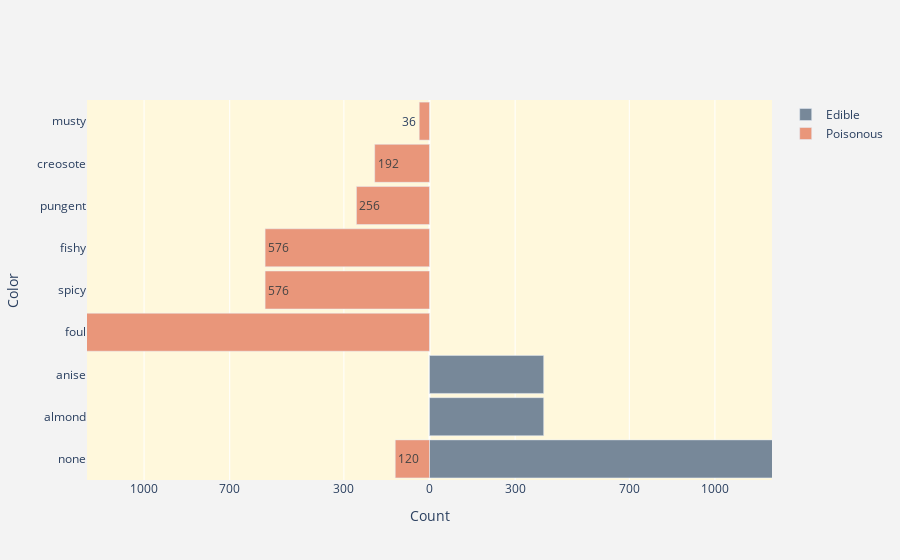

This figure's notebook cell:
### Markdown cell above
Following bar chart shows odor features according to mushroom type. We can see if a odor of a mushroom is almond or anise, it is edible or if it is musty, creosote, pungent, fishy, spicy or foul, it is poisonous. Moreover, even most of the mushrooms which have none odor are poisonous, there are 120 mushrooms in dataset both edible and have no odor. 

Odor feature is a really important feature to distinguish between a mushroom that is edible or poisonous.

### Code cell
odor_edible=pd.DataFrame(edible["odor"].value_counts())
odor_poisonous=pd.DataFrame(poisonous["odor"].value_counts())

layout = go.Layout(yaxis=go.layout.YAxis(title='Color'),
                   xaxis=go.layout.XAxis(
                       range=[-1200, 1200],
                     tickvals=[-1000, -700, -300, 0, 300, 700, 1000],
                       ticktext=[1000, 700, 300, 0, 300, 700, 1000],
                       title='Count'),
                   barmode='overlay',
                   bargap=0.1,
                   paper_bgcolor='rgb(243, 243, 243)',
                   plot_bgcolor='cornsilk')

data3 = [go.Bar(y=odor_edible.index,
               x=odor_edible["odor"],
               orientation='h',
               name='Edible',
               hoverinfo='x',
               marker=dict(color='lightslategrey')
               ),
        go.Bar(y=odor_poisonous.index,
               x=-1*odor_poisonous["odor"],
               orientation='h',
               name='Poisonous',
               hoverinfo='text',
               text=odor_poisonous["odor"].astype('int'),
               marker=dict(color='darksalmon')
               )]
iplot(dict(data=data3, layout=layout))

### Figure 1 — Plotly figure (JSON) as saved in the notebook; plotly's stock layout.template omitted (floating-point values rounded to 4 significant figures)
{"data": [{"hoverinfo": "x", "marker": {"color": "lightslategrey"}, "name": "Edible", "orientation": "h", "type": "bar", "x": [3408, 400, 400], "y": ["none", "almond", "anise"]}, {"hoverinfo": "text", "marker": {"color": "darksalmon"}, "name": "Poisonous", "orientation": "h", "text": [2160, 576, 576, 256, 192, 120, 36], "type": "bar", "x": [-2160, -576, -576, -256, -192, -120, -36], "y": ["foul", "spicy", "fishy", "pungent", "creosote", "none", "musty"]}], "layout": {"bargap": 0.1, "barmode": "overlay", "paper_bgcolor": "rgb(243, 243, 243)", "plot_bgcolor": "cornsilk", "xaxis": {"range": [-1200, 1200], "ticktext": [1000, 700, 300, 0, 300, 700, 1000], "tickvals": [-1000, -700, -300, 0, 300, 700, 1000], "title": {"text": "Count"}}, "yaxis": {"title": {"text": "Color"}}}}
